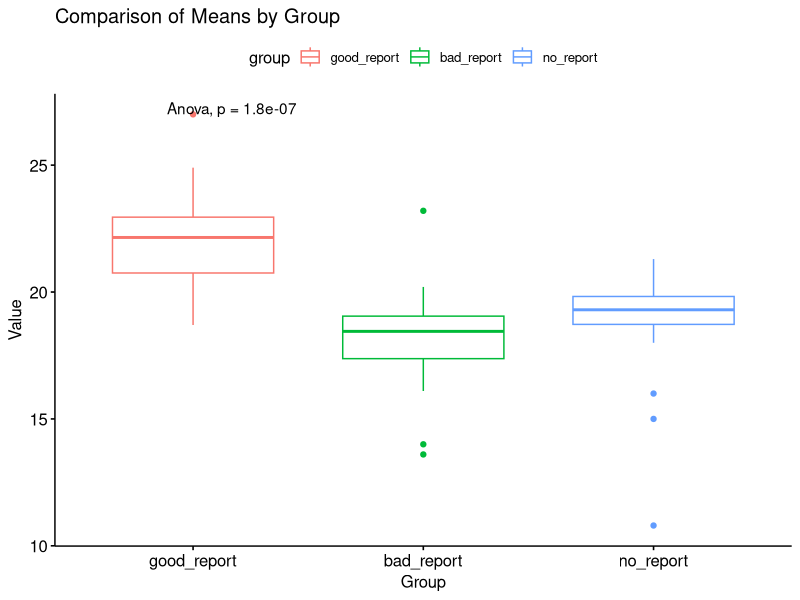

Here is the R script that generated this plot:
good_report <- c(20.8, 18.7, 19.9, 20.6, 22.0, 23.4, 22.8, 24.9, 22.2, 20.3, 24.9, 22.3, 27.0, 20.4, 22.2, 24.0, 21.2, 22.1, 22.0, 22.7)
bad_report <- c(18.0, 19.0, 19.2, 18.8, 18.4, 19.0, 18.5, 16.1, 16.8, 14.0, 17.0, 13.6, 17.5, 19.9, 20.2, 18.8, 18.0, 23.2, 18.2, 19.4)
no_report <- c(19.9, 16.0, 15.0, 20.1, 19.3, 19.2, 18.0, 19.2, 21.2, 18.8, 18.5, 19.3, 19.3, 19.4, 10.8, 19.1, 19.7, 19.8, 21.3, 20.6)

library(dplyr)
library(ggpubr)

df <- data.frame(value = c(good_report, bad_report, no_report),
                 group = rep(c("good_report", "bad_report", "no_report"), each = 20))

# 일원분산분석(one-way ANOVA) 수행
anova_result <- aov(value ~ group, data = df)

# 분산분석 결과 요약
summary(anova_result)

# 분산분석 결과 시각화
ggboxplot(df, x = "group", y = "value", 
          color = "group", palette = "rainbow",
          ylab = "Value", xlab = "Group", 
          title = "Comparison of Means by Group") +
  stat_compare_means(method = "anova")

